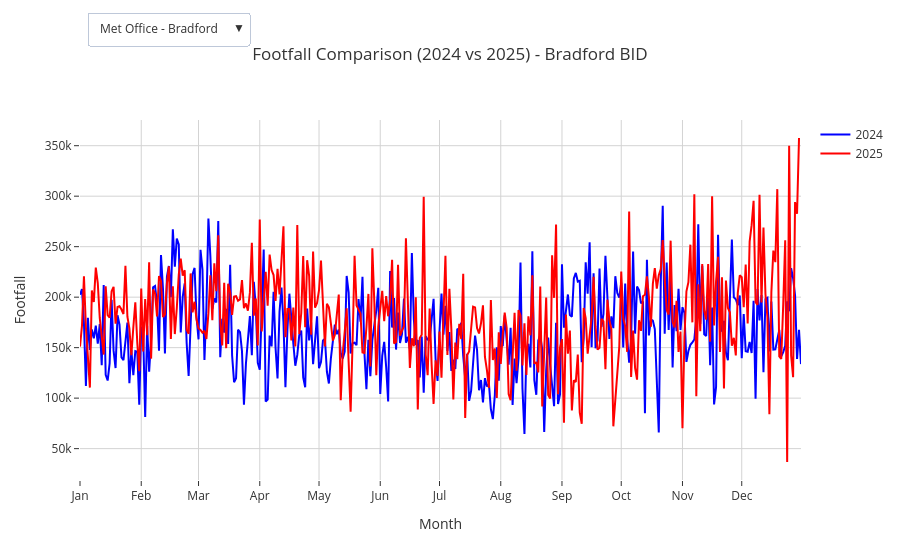

Notebook code cell kept with this figure:
### Markdown cell above
Comparing footfall seasonal trends in 2024 VS 2025. The following plots are also made interactive to be reused in dashboards.

### Code cell
# Plot seasonal footfall line graph,
# with months on the x axis
# allowing to compare footfall between 2024 and 2025
# with a button to select the area of interest

import plotly.express as px
import plotly.graph_objects as go

#Isolate the different regions
regions = footfall['area'].unique()

#Create initial empty figure
fig_Brad24vs25 = go.Figure()
buttons = []

#Loop through each region
for r, region in enumerate(regions):
    df_region = footfall[footfall['area'] == region].sort_values('datestamp')

    #Add 2024 and 2025 lines
    for year, color in zip([2024, 2025], ['blue', 'red']):
        df_year = df_region[df_region['datestamp'].dt.year == year].copy()
        if df_year.empty:
            continue

        x_doy = df_year['datestamp'].dt.dayofyear
        y = df_year['estimated_actual_footfall']

        #Add lines
        fig_Brad24vs25.add_scatter(
        x= x_doy,
        y= y,
        mode='lines',
        line= dict(color= color, width=2),
        name= f'{year}',
        visible=(r==0),
        customdata= df_year['datestamp'],
        hovertemplate= '📅 %{customdata|%Y-%m-%d}<br> 👣Footfall: %{y:.1f}'
    )

#Add 1 button per region
visibility = [False] * (2 * len(regions))
visibility[i*2] = True #2024 line
visibility[i*2+1] = True #2025 line

buttons.append(dict(
    label=region,
    method='update',
    args=[{'visible': visibility},
        {'title': f'Footfall Comparison (2024 vs 2025) - {region}'}]
))

#Add buttons for dropdown
for i, region in enumerate(regions):
        visible_array = [False] * (2* len(regions))
        visible_array[2*i] = True #2024 line
        visible_array[2*i +1] = True #2025 line
        buttons.append(dict(
            label= region,
            method='update',
            args=[{'visible': visible_array},
                 {'title': f'Footfall Comparison (2024 vs 2025) - {region}'}]
        ))

#Adapt layout with monthly ticks
month_starts = pd.date_range('2024-01-01', '2024-12-31', freq='MS')
month_labels = month_starts.strftime('%b')


#Add dropdown and choose layout
fig_Brad24vs25.update_layout(
    updatemenus=[dict(
        active=0,
        buttons=buttons,
        direction= 'down',
        x= 0.01,
        y=1.3,
        xanchor= 'left',
        yanchor= 'top',
        showactive= True
    )],
    hovermode= 'x unified',
    title= f'Footfall Comparison (2024 vs 2025) - {regions[0]}',
    xaxis=dict(
        title= 'Month',
        tickvals=[d.timetuple().tm_yday for d in month_starts],
        ticktext= month_labels,
        range=[1, 366],
        showgrid= True,
        gridcolor='lightgrey',
        zeroline= False
    ),
    yaxis= dict(
         title='Footfall',
         showgrid= True,
         gridcolor='lightgrey',
         zeroline= False
    ),
    template= 'ggplot2',
    plot_bgcolor='rgba(0,0,0,0)',
    paper_bgcolor='rgba(0,0,0,0)',
)
    
fig_Brad24vs25.show()

### Figure 1 — Plotly figure (JSON) as saved in the notebook; plotly's stock layout.template omitted (floating-point values rounded to 4 significant figures; data arrays with more than 128 entries replaced by an {"elided": "..."} marker saying what was removed)
{"data": [{"customdata": {"elided": "366 str values"}, "hovertemplate": "📅 %{customdata|%Y-%m-%d}<br> 👣Footfall: %{y:.1f}", "line": {"color": "blue", "width": 2}, "mode": "lines", "name": "2024", "type": "scatter", "visible": true, "x": {"elided": "366 int values"}, "y": {"elided": "366 float values"}}, {"customdata": {"elided": "365 str values"}, "hovertemplate": "📅 %{customdata|%Y-%m-%d}<br> 👣Footfall: %{y:.1f}", "line": {"color": "red", "width": 2}, "mode": "lines", "name": "2025", "type": "scatter", "visible": true, "x": {"elided": "365 int values"}, "y": {"elided": "365 float values"}}, {"customdata": {"elided": "366 str values"}, "hovertemplate": "📅 %{customdata|%Y-%m-%d}<br> 👣Footfall: %{y:.1f}", "line": {"color": "blue", "width": 2}, "mode": "lines", "name": "2024", "type": "scatter", "visible": false, "x": {"elided": "366 int values"}, "y": {"elided": "366 float values"}}, {"customdata": {"elided": "365 str values"}, "hovertemplate": "📅 %{customdata|%Y-%m-%d}<br> 👣Footfall: %{y:.1f}", "line": {"color": "red", "width": 2}, "mode": "lines", "name": "2025", "type": "scatter", "visible": false, "x": {"elided": "365 int values"}, "y": {"elided": "365 float values"}}, {"customdata": {"elided": "366 str values"}, "hovertemplate": "📅 %{customdata|%Y-%m-%d}<br> 👣Footfall: %{y:.1f}", "line": {"color": "blue", "width": 2}, "mode": "lines", "name": "2024", "type": "scatter", "visible": false, "x": {"elided": "366 int values"}, "y": {"elided": "366 float values"}}, {"customdata": {"elided": "365 str values"}, "hovertemplate": "📅 %{customdata|%Y-%m-%d}<br> 👣Footfall: %{y:.1f}", "line": {"color": "red", "width": 2}, "mode": "lines", "name": "2025", "type": "scatter", "visible": false, "x": {"elided": "365 int values"}, "y": {"elided": "365 float values"}}, {"customdata": {"elided": "366 str values"}, "hovertemplate": "📅 %{customdata|%Y-%m-%d}<br> 👣Footfall: %{y:.1f}", "line": {"color": "blue", "width": 2}, "mode": "lines", "name": "2024", "type": "scatter", "visible": false, "x": {"elided": "366 int values"}, "y": {"elided": "366 float values"}}, {"customdata": {"elided": "278 str values"}, "hovertemplate": "📅 %{customdata|%Y-%m-%d}<br> 👣Footfall: %{y:.1f}", "line": {"color": "red", "width": 2}, "mode": "lines", "name": "2025", "type": "scatter", "visible": false, "x": {"elided": "278 int values"}, "y": {"elided": "278 float values"}}], "layout": {"hovermode": "x unified", "paper_bgcolor": "rgba(0,0,0,0)", "plot_bgcolor": "rgba(0,0,0,0)", "title": {"text": "Footfall Comparison (2024 vs 2025) - Bradford BID"}, "updatemenus": [{"active": 0, "buttons": [{"args": [{"visible": [false, false, false, false, false, false, true, true]}, {"title": "Footfall Comparison (2024 vs 2025) - Met Office - Bradford"}], "label": "Met Office - Bradford", "method": "update"}, {"args": [{"visible": [true, true, false, false, false, false, false, false]}, {"title": "Footfall Comparison (2024 vs 2025) - Bradford BID"}], "label": "Bradford BID", "method": "update"}, {"args": [{"visible": [false, false, true, true, false, false, false, false]}, {"title": "Footfall Comparison (2024 vs 2025) - Bradford - City Centre"}], "label": "Bradford - City Centre", "method": "update"}, {"args": [{"visible": [false, false, false, false, true, true, false, false]}, {"title": "Footfall Comparison (2024 vs 2025) - Lister Park"}], "label": "Lister Park", "method": "update"}, {"args": [{"visible": [false, false, false, false, false, false, true, true]}, {"title": "Footfall Comparison (2024 vs 2025) - Met Office - Bradford"}], "label": "Met Office - Bradford", "method": "update"}], "direction": "down", "showactive": true, "x": 0.01, "xanchor": "left", "y": 1.3, "yanchor": "top"}], "xaxis": {"gridcolor": "lightgrey", "range": [1, 366], "showgrid": true, "ticktext": ["Jan", "Feb", "Mar", "Apr", "May", "Jun", "Jul", "Aug", "Sep", "Oct", "Nov", "Dec"], "tickvals": [1, 32, 61, 92, 122, 153, 183, 214, 245, 275, 306, 336], "title": {"text": "Month"}, "zeroline": false}, "yaxis": {"gridcolor": "lightgrey", "showgrid": true, "title": {"text": "Footfall"}, "zeroline": false}}}
